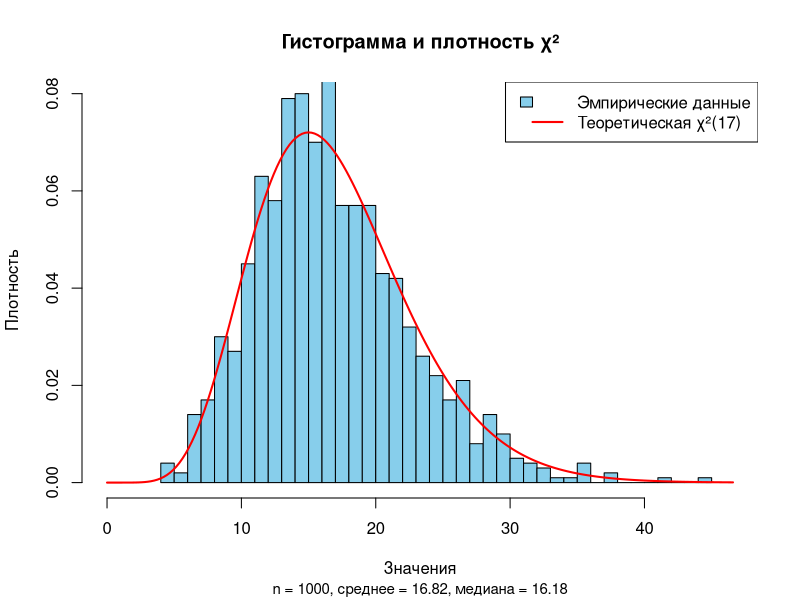

This chart was generated by the following R code:
plot_hist_with_chisq_base <- function(data, k, breaks = 30,
                                       main = "Гистограмма и плотность χ²",
                                       xlab = "Значения", 
                                       ylab = "Плотность") {
  
  # Проверка данных
  data <- data[!is.na(data)]
  
  if (length(data) == 0) {
    stop("Нет данных для построения графика")
  }
  
  # Параметры графика
  x_min <- min(0, min(data))
  x_max <- max(data, qchisq(0.999, df = k)) * 1.05
  
  # Гистограмма
  hist_info <- hist(data, 
                    breaks = breaks,
                    freq = FALSE,  # плотность, а не частоты
                    col = "skyblue",
                    border = "black",
                    main = main,
                    xlab = xlab,
                    ylab = ylab,
                    xlim = c(x_min, x_max),
                    ylim = c(0, max(dchisq(seq(0, x_max, length.out = 100), df = k)) * 1.1))
  
  # Добавляем теоретическую плотность χ²
  x_curve <- seq(0, x_max, length.out = 200)
  y_curve <- dchisq(x_curve, df = k)
  lines(x_curve, y_curve, col = "red", lwd = 2)
  
  # Легенда
  legend("topright", 
         legend = c("Эмпирические данные", 
                   paste0("Теоретическая χ²(", k, ")")),
         fill = c("skyblue", NA),
         col = c(NA, "red"),
         lty = c(NA, 1),
         lwd = c(NA, 2),
         border = c("black", NA),
         bg = "white")
  
  # Статистика
  mtext(paste0("n = ", length(data), 
               ", среднее = ", round(mean(data), 2),
               ", медиана = ", round(median(data), 2)),
        side = 1, line = 4, adj = 0.5, cex = 0.9)
  
  # Невидимо возвращаем информацию о гистограмме
  invisible(hist_info)
}

z <- as.numeric(readLines("./txt/chi2.txt"))
k <- z[1]
y <- z[2:length(z)]
y <- na.omit(y)
y <- y
png("./pics/chi2.png", width = 1920, height = 1080, res = 120)
plot_hist_with_chisq_base(y, k)
dev.off()
